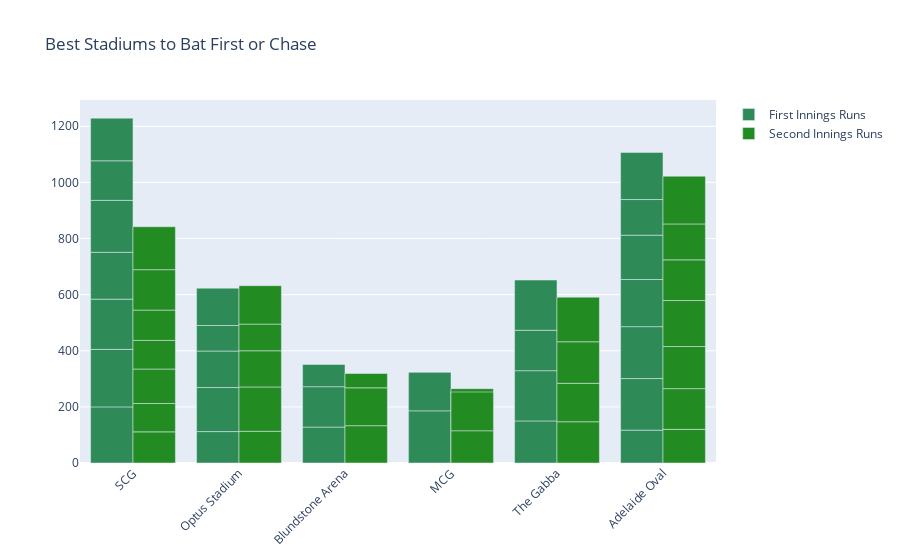

Notebook code cell kept with this figure:
### Code cell
fig = go.Figure()
fig.add_trace(go.Bar(
    x=data["venue"],
    y=data["first innings score"],
    name='First Innings Runs',
    marker_color='seagreen'
))
fig.add_trace(go.Bar(
    x=data["venue"],
    y=data["second innings score"],
    name='Second Innings Runs',
    marker_color='forestgreen'
))
fig.update_layout(barmode='group', 
                  xaxis_tickangle=-45, 
                  title="Best Stadiums to Bat First or Chase")
fig.show()

### Figure 1 — Plotly figure (JSON) as saved in the notebook; plotly's stock layout.template omitted (floating-point values rounded to 4 significant figures)
{"data": [{"marker": {"color": "seagreen"}, "name": "First Innings Runs", "type": "bar", "x": ["SCG", "Optus Stadium", "Blundstone Arena", "MCG", "Blundstone Arena", "Blundstone Arena", "Optus Stadium", "MCG", "MCG", "SCG", "SCG", "Optus Stadium", "MCG", "MCG", "SCG", "The Gabba", "Optus Stadium", "Optus Stadium", "The Gabba", "The Gabba", "The Gabba", "Adelaide Oval", "Adelaide Oval", "SCG", "Adelaide Oval", "Adelaide Oval", "SCG", "Adelaide Oval", "Adelaide Oval", "MCG", "SCG", "Adelaide Oval", "MCG"], "y": [200, 112, 128, 159, 144, 79, 157, 157, null, 205, 179, 130, null, null, 167, 150, 91, 133, 179, 144, 179, 117, 184, 185, 185, 168, 141, 158, 127, 186, 152, 168, 137]}, {"marker": {"color": "forestgreen"}, "name": "Second Innings Runs", "type": "bar", "x": ["SCG", "Optus Stadium", "Blundstone Arena", "MCG", "Blundstone Arena", "Blundstone Arena", "Optus Stadium", "MCG", "MCG", "SCG", "SCG", "Optus Stadium", "MCG", "MCG", "SCG", "The Gabba", "Optus Stadium", "Optus Stadium", "The Gabba", "The Gabba", "The Gabba", "Adelaide Oval", "Adelaide Oval", "SCG", "Adelaide Oval", "Adelaide Oval", "SCG", "Adelaide Oval", "Adelaide Oval", "MCG", "SCG", "Adelaide Oval", "MCG"], "y": [111, 113, 133, 160, 135, 51, 158, 105, null, 101, 123, 129, null, null, 102, 147, 95, 137, 137, 148, 159, 120, 145, 108, 150, 164, 144, 145, 128, 115, 153, 170, 138]}], "layout": {"barmode": "group", "title": {"text": "Best Stadiums to Bat First or Chase"}, "xaxis": {"tickangle": -45}}}
